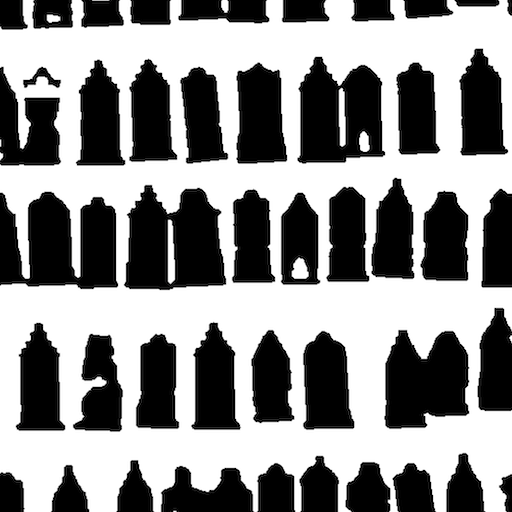
#> input picture test_images/houses.png, 512 x 512 px
$ jupyter execute morphology.ipynb
#> lines starting #> are read from the running program, lines starting #| are printed output that depends on the picture; after the words box and inside, x2 and y2 are one past the last pixel; in counts of white or black regions, pixels touching at a corner belong together
### lib/image_lib.py
import sys
import os
import numpy as np
import matplotlib.pyplot as plt
from PIL import Image


def load_img(filename, size=(512, 512), color=False, array=True):

    """Load and return an image-object from the standard path."""
#> called with filename = 'houses.png', size = (512, 512), color = False, array = True
    path = os.getcwd()
    test_images_path = '/home/tintin/rongheng/cv/test_images/'
    os.chdir(test_images_path)
    try:
        img = Image.open(filename)
#> img is the input picture: PIL image 512x512 RGBA; mean R, G, B, A 140.4, 140.4, 140.4, 255
    except FileNotFoundError:
        print("Error: Image", filename ,"not found")
        sys.exit(1)
    # Back to original path
    os.chdir(path)

    height, width = size
    img.thumbnail((width, height))

    if not color:
        # convert to grayscale
        img = img.convert('L')
#> img: PIL image 512x512 L

    if array:
        # return as np.array
        img_array = np.array(img)
        return img_array
    else:
        # return as Pillow.Image
        return img


# [27 lines left out: functions save_img, img_list, resize_img, not called in this run]


def show_hist(img_array, num_bins=256, size=(5, 5)):
    """Display the Histogramm of a givin Image."""
    plt.figure(figsize=size)
    plt.hist(img_array.flatten(), num_bins)

    plt.show()


# [10 lines left out: function eq_hist, not called in this run]


def show_img(*images, size=(10, 10), color="", vmin=0, vmax=255):
    """Display one or multiple images given as an np.array."""
    image = (i for i in images)
    rows = int(np.round(np.sqrt(len(images))))
    columns = int(np.ceil(np.sqrt(len(images))))

    fig, grid = plt.subplots(rows, columns, squeeze=False,figsize=size)
    frames = [frame for row in grid for frame in row]
    for frame in frames:
        frame.axis("off")
        try:
            if not color:
                if vmax == 255:
                    frame.imshow(next(image))
                else:
                    frame.imshow(next(image), vmin=vmin, vmax=vmax)
            elif color == "bw":
                frame.imshow(next(image), cmap="gray", vmin=vmin, vmax=vmax)
            else:
                frame.imshow(next(image), cmap=color, vmin=vmin, vmax=vmax)
        except StopIteration:
            break
    plt.show()


# [4 lines left out: function normalize, not called in this run]


# [9 lines that do not run on import are left out]

### lib/edge_lib.py
"""Functions to calculate image derivatives."""

import numpy as np
import matplotlib.pyplot as plt
import scipy.ndimage as filters


def threshold(img, threshold, percent=False, invert=False):
    if percent:
        threshold = img.max() * threshold

    """Replace all values bellow a given threshold with 0 rest 255."""
    if invert:
        thresholded_img = np.where(img >= threshold, 0, img)
    else:
        thresholded_img = np.where(img <= threshold, 0, img)

    return thresholded_img


# [93 lines left out: functions derivative, harris_response, get_points, overlay_points, not called in this run]

### notebooks/morphology/morphology.ipynb
[cell 1]
import numpy as np
import matplotlib.pyplot as plt
from PIL import Image
from scipy.ndimage import measurements as measure, morphology as morph
import sys
path = "/home/tintin/rongheng/cv/"
sys.path.append(path)
from lib.image_lib import *
from lib.edge_lib import threshold

[cell 2]
img = load_img('houses.png')
show_img(img)
print(img.shape)
#| (512, 512)
show_hist(img)
#> in show_hist, `plt.show()`:
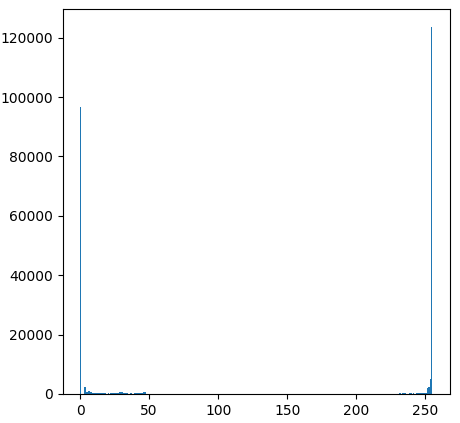
#> figure drawn by matplotlib, 1 panel; tallest bar 123480 high, from x = 254 to 255

[cell 3]
thresh_img = threshold(img, 200)
#> in threshold, `thresholded_img = np.where(img <= threshold, 0, img)`:
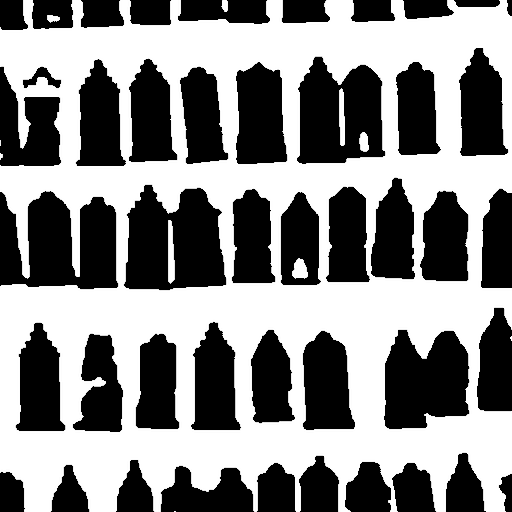
#> thresholded_img: shape (512, 512); min 0, max 255, mean 135.2
binary_img = np.logical_not(thresh_img.astype(bool))
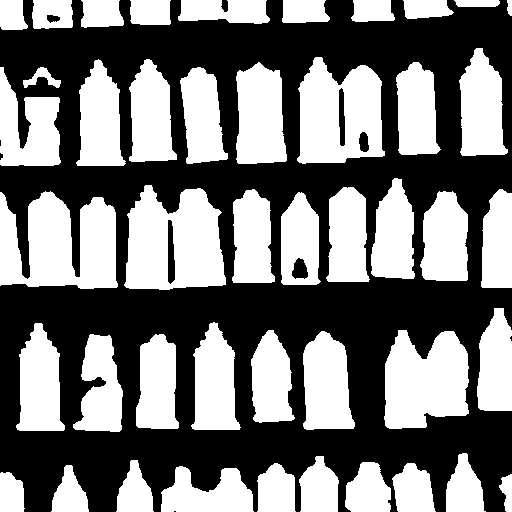
#> binary_img: shape (512, 512) bool; 46.7% white; 45 white regions, largest, box (x1, y1, x2, y2) and area: (0, 191, 118, 289) 8507, (124, 185, 226, 290) 8006, (297, 57, 385, 164) 6900
show_img(binary_img)
show_hist(binary_img.astype(int))
#> call 2 of show_hist, with num_bins = 256, size = (5, 5)
#> in show_hist (call 2), `plt.show()`:
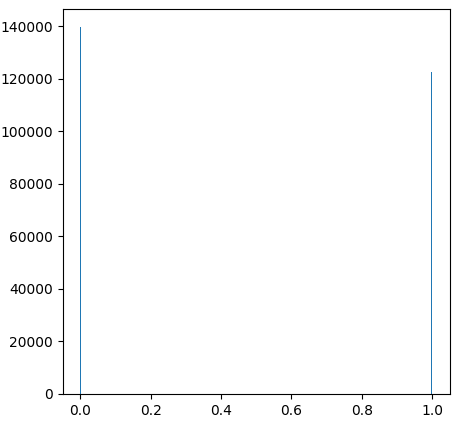
#> figure drawn by matplotlib, 1 panel; tallest bar 139640 high, from x = 0 to 0.00391

[cell 4]
labels, num_obj = measure.label(binary_img)
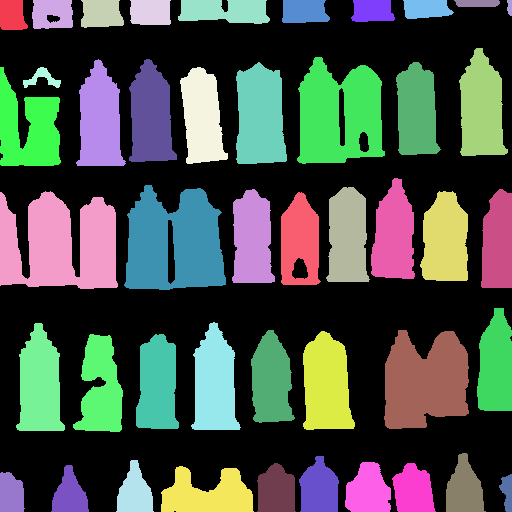
#> labels: shape (512, 512) int32; 46 distinct labels, from 0 to 45; one colour per label, 0 black
#> num_obj = 45
print("Number of labels: ", num_obj)
#| Number of labels:  45

[cell 5]
show_img(labels)

[cell 6]
# morphology - opening to seperate better
struc_elem = np.ones((12,5))
show_img(struc_elem, size=((1,1)))
#> call 4 of show_img, with size = (1, 1), color = '', vmin = 0, vmax = 255
#> in show_img (call 4), `plt.show()`:
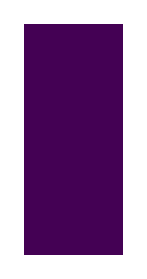
#> figure drawn by matplotlib, 1 panel
img_open = morph.binary_opening(binary_img, struc_elem, iterations=2)
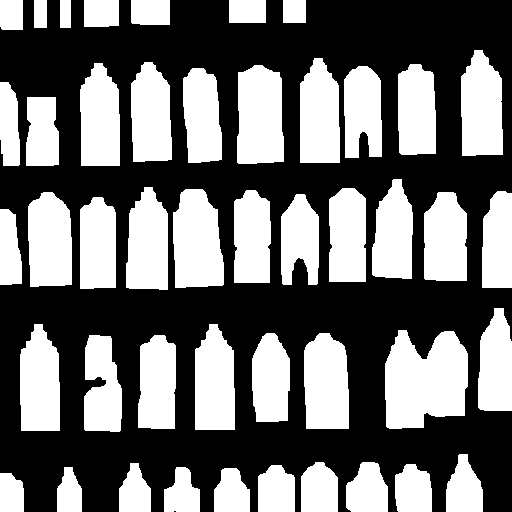
#> img_open: shape (512, 512) bool; 43.4% white; 46 white regions, largest, box (x1, y1, x2, y2) and area: (385, 330, 468, 429) 6490, (173, 189, 224, 288) 4218, (237, 65, 284, 164) 4190
print(img_open.shape, img_open)
#> (printed output is left out)
labels_open, num_obj_open = measure.label(img_open)
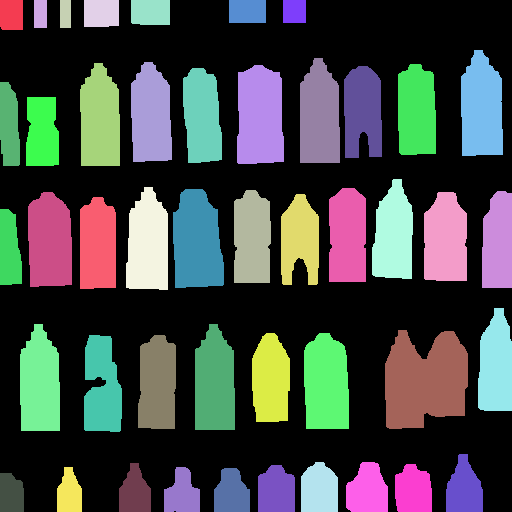
#> labels_open: shape (512, 512) int32; 47 distinct labels, from 0 to 46; one colour per label, 0 black
#> num_obj_open = 46
print("Number of objects:", num_obj_open)
#| Number of objects: 46

[cell 7]
show_img(labels_open, size=(10,10))

$ run again, with test_images/aqua_termi_lowcontrast.jpg saved as test_images/houses.png
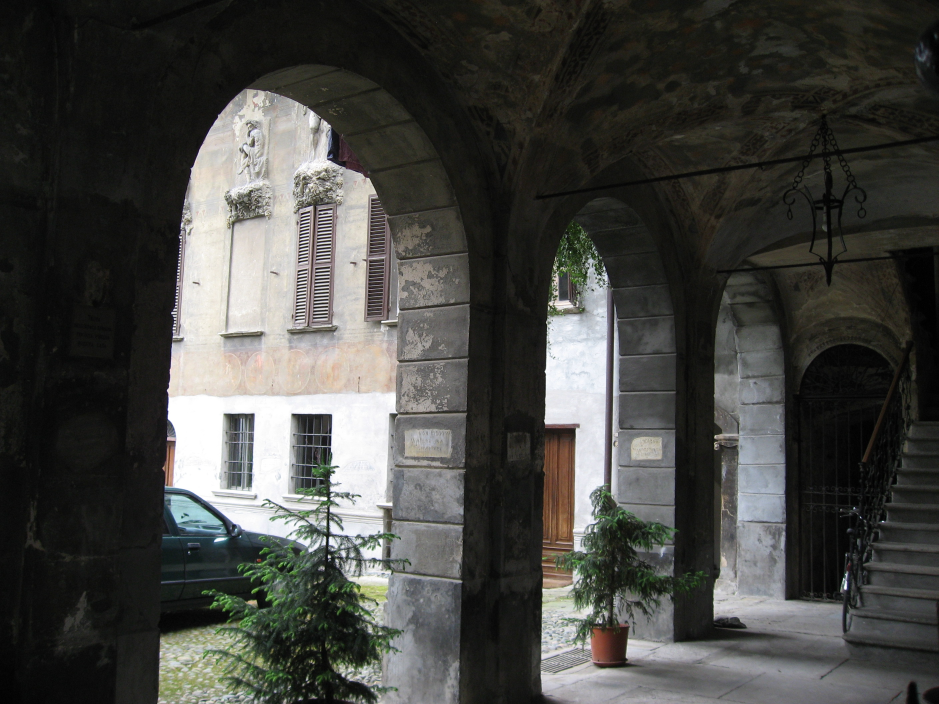
#> input picture test_images/aqua_termi_lowcontrast.jpg, 2816 x 2112 px (shown at 1/3 size)
#> in load_img, img is the input picture: PIL image 2816x2112 RGB; mean R, G, B 69.7, 70, 66.4
#| (384, 512)
#> `binary_img = np.logical_not(thresh_img.astype(bool))`:
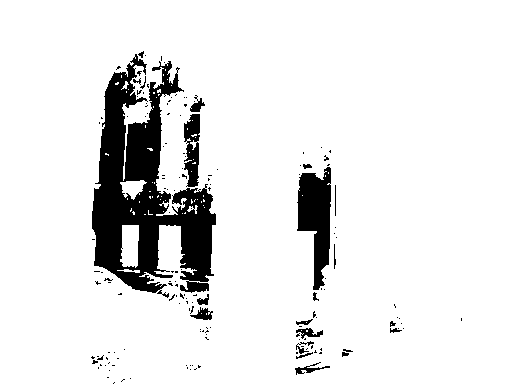
#> binary_img: shape (384, 512) bool; 90.3% white; 159 black regions (138 under 20 px), largest, box (x1, y1, x2, y2) and area: (92, 54, 216, 298) 14229, (297, 167, 331, 290) 2576, (184, 114, 200, 187) 828
#> labels: shape (384, 512) int32; 91 distinct labels, from 0 to 90
#> num_obj = 90
#| Number of labels:  90
#> img_open: shape (384, 512) bool; 85.8% white; 10 black regions (4 under 20 px), largest, box (x1, y1, x2, y2) and area: (92, 51, 216, 340) 21238, (295, 150, 337, 384) 5393, (91, 352, 131, 384) 843, (186, 365, 201, 384) 283, (390, 304, 404, 333) 177, (342, 349, 353, 357) 49
#> (printed output is left out)
#> `labels_open, num_obj_open = measure.label(img_open)`:
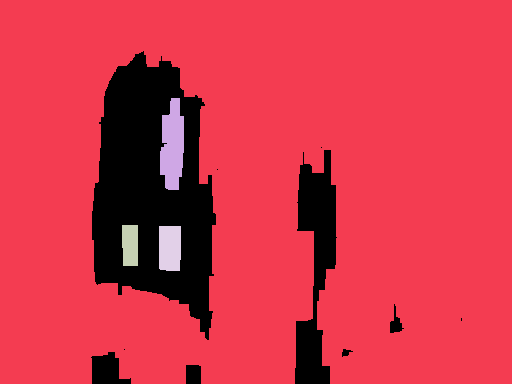
#> labels_open: shape (384, 512) int32; 5 distinct labels, from 0 to 4; one colour per label, 0 black
#> num_obj_open = 4
#| Number of objects: 4

$ run again, with test_images/bar.jpg saved as test_images/houses.png
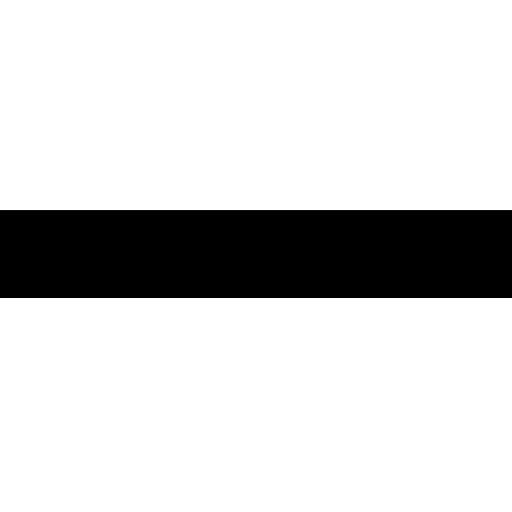
#> input picture test_images/bar.jpg, 512 x 512 px
#> in load_img, img is the input picture: PIL image 512x512 RGB; min 0, max 255, mean 211.2
#> img: PIL image 512x512 L
#| (512, 512)
#> in show_hist, `plt.show()`:
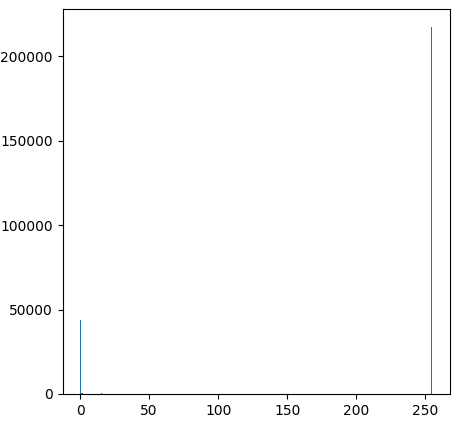
#> figure drawn by matplotlib, 1 panel; tallest bar 217088 high, from x = 254 to 255
#> thresholded_img: shape (512, 512); 82.8% white; 1 black region, box (x1, y1, x2, y2) and area: (0, 210, 512, 298) 45056
#> `binary_img = np.logical_not(thresh_img.astype(bool))`:
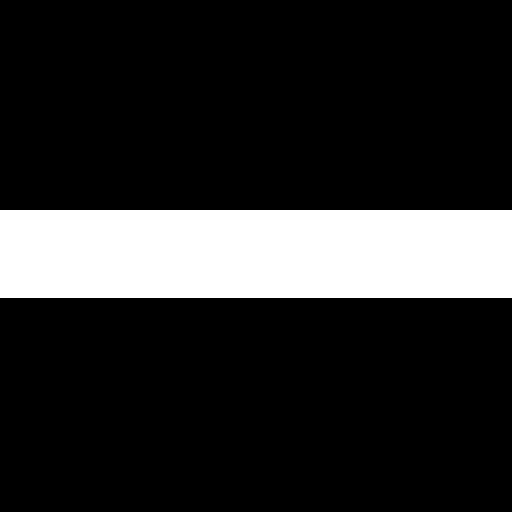
#> binary_img: shape (512, 512) bool; 17.2% white; 1 white region, box (x1, y1, x2, y2) and area: (0, 210, 512, 298) 45056
#> num_obj = 1
#| Number of labels:  1
#> (printed output is left out)
#| Number of objects: 1
